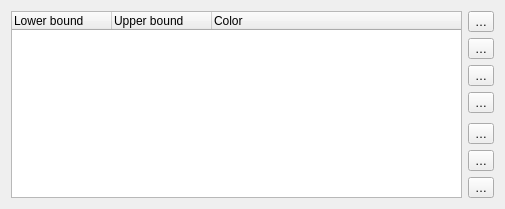
<?xml version="1.0" encoding="UTF-8"?>
<ui version="4.0">
 <class>Form</class>
 <widget class="QWidget" name="Form">
  <property name="geometry">
   <rect>
    <x>0</x>
    <y>0</y>
    <width>505</width>
    <height>209</height>
   </rect>
  </property>
  <property name="windowTitle">
   <string notr="true">Form</string>
  </property>
  <layout class="QGridLayout" name="gridLayout">
   <item row="0" column="0">
    <widget class="QTreeWidget" name="reliefClassTree">
     <column>
      <property name="text">
       <string>Lower bound</string>
      </property>
     </column>
     <column>
      <property name="text">
       <string>Upper bound</string>
      </property>
     </column>
     <column>
      <property name="text">
       <string>Color</string>
      </property>
     </column>
    </widget>
   </item>
   <item row="0" column="1">
    <layout class="QVBoxLayout" name="verticalLayout">
     <item>
      <widget class="QToolButton" name="btnAdd">
       <property name="toolTip">
        <string>Add row</string>
       </property>
       <property name="text">
        <string>…</string>
       </property>
      </widget>
     </item>
     <item>
      <widget class="QToolButton" name="btnRemove">
       <property name="toolTip">
        <string>Remove row</string>
       </property>
       <property name="text">
        <string>…</string>
       </property>
      </widget>
     </item>
     <item>
      <widget class="QToolButton" name="btnUp">
       <property name="toolTip">
        <string>Move up</string>
       </property>
       <property name="text">
        <string>…</string>
       </property>
      </widget>
     </item>
     <item>
      <widget class="QToolButton" name="btnDown">
       <property name="toolTip">
        <string>Move down</string>
       </property>
       <property name="text">
        <string>…</string>
       </property>
      </widget>
     </item>
     <item>
      <spacer name="verticalSpacer">
       <property name="orientation">
        <enum>Qt::Vertical</enum>
       </property>
       <property name="sizeHint" stdset="0">
        <size>
         <width>20</width>
         <height>40</height>
        </size>
       </property>
      </spacer>
     </item>
     <item>
      <widget class="QToolButton" name="btnLoad">
       <property name="toolTip">
        <string>Load colors from file</string>
       </property>
       <property name="text">
        <string>…</string>
       </property>
      </widget>
     </item>
     <item>
      <widget class="QToolButton" name="btnSave">
       <property name="toolTip">
        <string>Save colors to file</string>
       </property>
       <property name="text">
        <string>…</string>
       </property>
      </widget>
     </item>
     <item>
      <widget class="QToolButton" name="btnAuto">
       <property name="toolTip">
        <string>Generate color table automatically</string>
       </property>
       <property name="text">
        <string>…</string>
       </property>
      </widget>
     </item>
    </layout>
   </item>
  </layout>
 </widget>
 <resources/>
 <connections/>
</ui>
